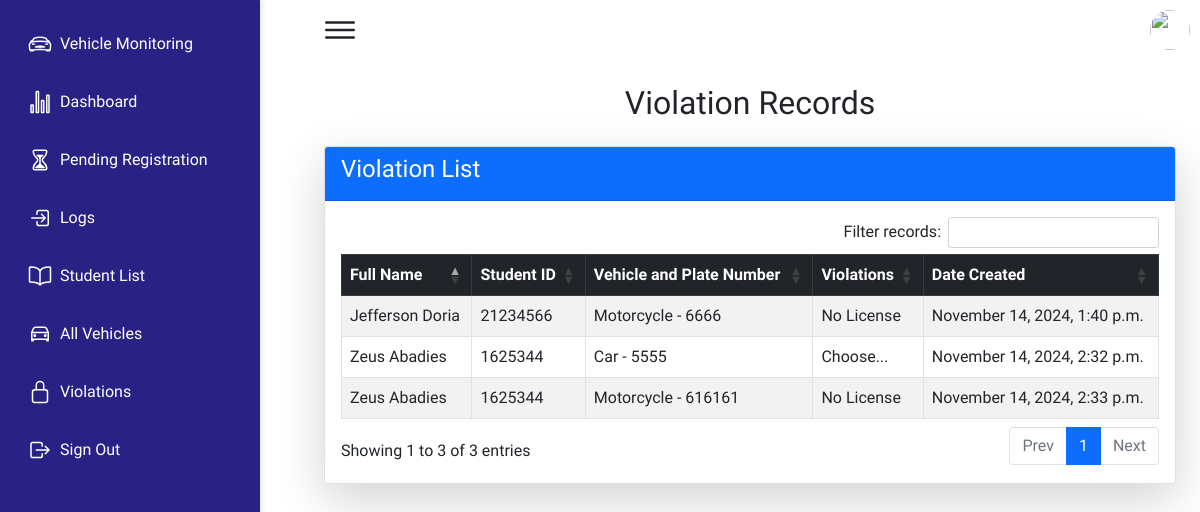
The page /violation_list/ (signed in) on the database its author committed.
### qrapp/models.py (models this page shows, shortened)
class Violation(models.Model):
    username = models.CharField(max_length=50)
    first_name = models.CharField(max_length=50, blank=True, null=True)
    last_name = models.CharField(max_length=50, blank=True, null=True)
    student_id = models.CharField(max_length=20)
    vehicle_type = models.CharField(max_length=50)
    violations = models.CharField(max_length=255)
    date_created = models.DateTimeField(default=timezone.now)  # Field for the date of the violation
    offense_count = models.PositiveIntegerField(blank=True, null=True)  # Field for number of offenses

### qrapp/views.py (the view)
# urls.py: path('violation_list/', views.violation_list, name='violation_list'),
def violation_list(request):
    violations = Violation.objects.all()
    return render(request, 'qrapp/violations.html', {'violations': violations})

### qrapp/templates/qrapp/violations.html (shortened to what this page needs)
{% extends 'qrapp/base.html' %}
{% block content %}
<link href="https://cdn.jsdelivr.net/npm/bootstrap@5.1.3/dist/css/bootstrap.min.css" rel="stylesheet">
<link rel="stylesheet" href="https://cdn.datatables.net/1.11.5/css/dataTables.bootstrap5.min.css">
<div class="container mt-0">
    <h2 class="text-center mb-4">Violation Records</h2>
    <div class="card shadow-lg">
        <div class="card-header bg-primary text-white">
            <h4>Violation List</h4>
        </div>
        <div class="card-body">
            <table id="violationTable" class="table table-hover table-bordered table-striped">
                <thead class="table-dark">
                    <tr>
                        <th>Full Name</th>
                        <th>Student ID</th>
                        <th>Vehicle and Plate Number</th>
                        <th>Violations</th>
                        <th>Date Created</th>
                    </tr>
                </thead>
                <tbody>
                    {% for violation in violations %}
                    <tr>
                        <td>{{ violation.first_name }} {{ violation.last_name }}</td>
                        <td>{{ violation.student_id }}</td>
                        <td>{{ violation.vehicle_type }}</td>
                        <td>{{ violation.violations }}</td>
                        <td>{{ violation.date_created|date:"F j, Y, g:i a" }}</td>
                    </tr>
                    {% endfor %}
                </tbody>
            </table>
        </div>
    </div>
</div>
{% endblock %}

### static/css/style.css (style rules this page uses)
* { font-family: "Ubuntu", sans-serif; margin: 0; padding: 0; box-sizing: border-box; }
:root { --blue: #2a2185; --white: #fff; --gray: #f5f5f5; --black1: #222; --black2: #999; }
body { min-height: 100vh; overflow-x: hidden; }
.container { position: relative; width: 100%; }

### rows shown on the page
Violation: first_name "Jefferson", last_name "Doria", student_id "21234566", vehicle_type "Motorcycle - 6666", violations "No License", date_created "November 14, 2024, 1:40 p.m."
Violation: first_name "Zeus", last_name "Abadies", student_id "1625344", vehicle_type "Car - 5555", violations "Choose...", date_created "November 14, 2024, 2:32 p.m."
Violation: first_name "Zeus", last_name "Abadies", student_id "1625344", vehicle_type "Motorcycle - 616161", violations "No License", date_created "November 14, 2024, 2:33 p.m."
